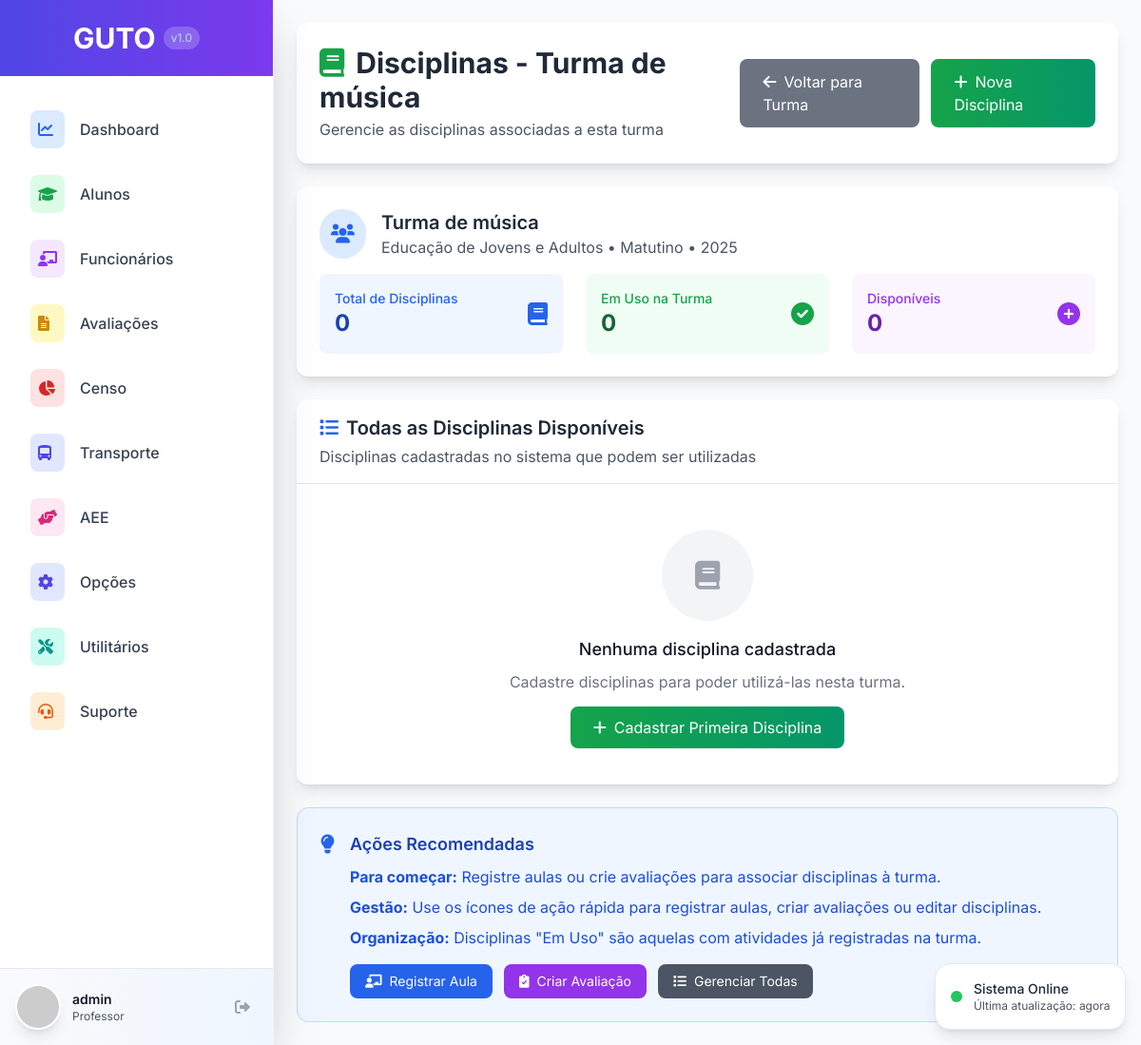
/avaliacao/turmas/5/disciplinas/ (signed in), run on an earlier commit of the app's database.
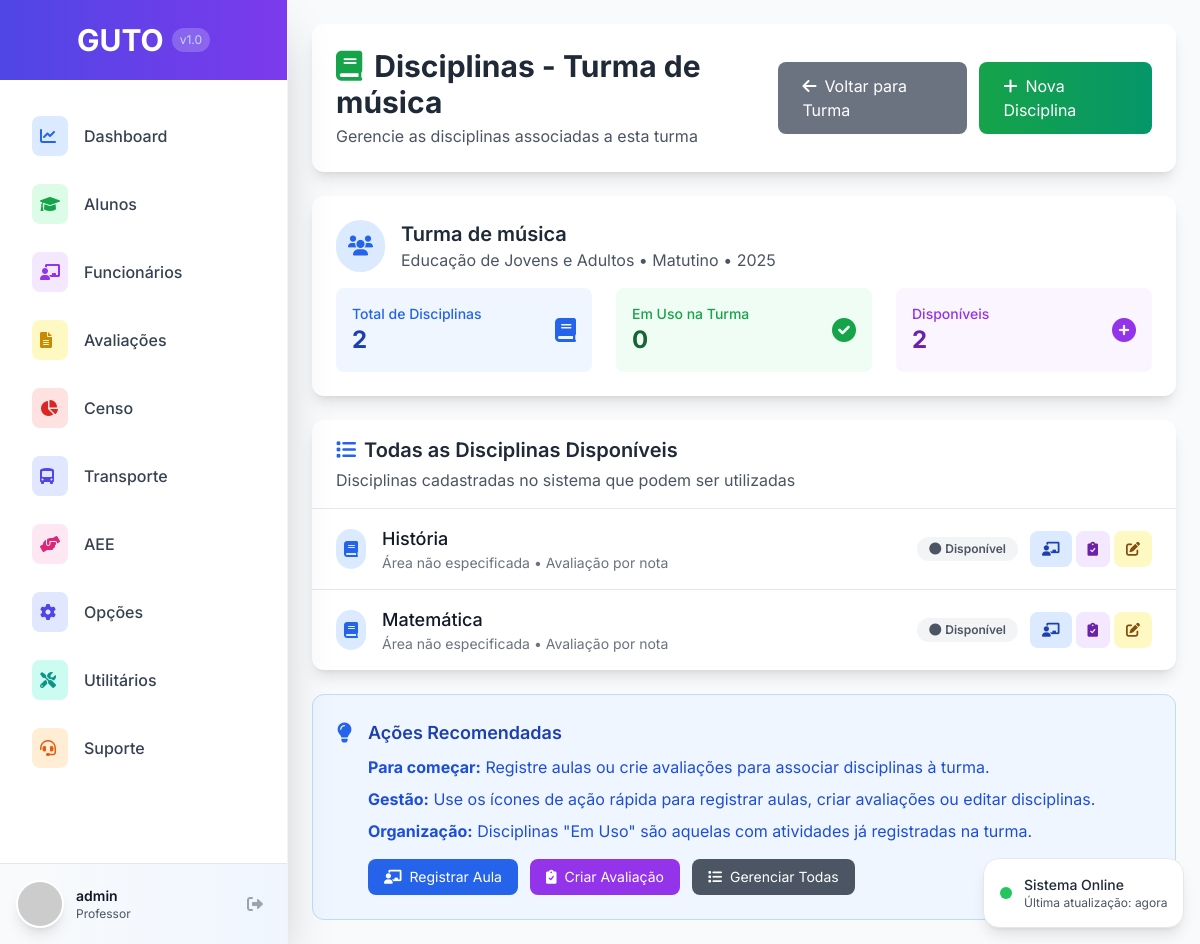
And on a later commit of the database.
### avaliacao/models.py (models this page shows, shortened)
class Disciplina(models.Model):
    nome = models.CharField(max_length=255, verbose_name="Nome da Disciplina")
    codigo = models.CharField(max_length=20, unique=True, verbose_name="Código da Disciplina")
    avalia_por_conceito = models.BooleanField(default=False, verbose_name="Avalia por Conceito")
    carga_horaria = models.IntegerField(default=40, verbose_name="Carga Horária")
    ativo = models.BooleanField(default=True, verbose_name="Disciplina Ativa")
    class Meta:
        verbose_name = "Disciplina"
        verbose_name_plural = "Disciplinas"
        ordering = ['nome']

### avaliacao/views.py (the view)
# urls.py: path('turmas/<int:turma_id>/disciplinas/', views.gerenciar_disciplinas_turma, name='gerenciar_disciplinas_turma'),
@login_required
def gerenciar_disciplinas_turma(request, turma_id):
    turma = get_object_or_404(Turma, pk=turma_id)
    disciplinas = Disciplina.objects.filter(ativo=True).order_by('nome')
    disciplinas_associadas = Disciplina.objects.filter(
        models.Q(aularegistrada__turma=turma) |
        models.Q(avaliacao__turma=turma)
    ).distinct().order_by('nome')
    total_disciplinas = disciplinas.count()
    disciplinas_em_uso = disciplinas_associadas.count()
    disciplinas_disponiveis = total_disciplinas - disciplinas_em_uso
    context = {
        'turma': turma,
        'disciplinas': disciplinas,
        'disciplinas_associadas': disciplinas_associadas,
        'total_disciplinas': total_disciplinas,
        'disciplinas_em_uso': disciplinas_em_uso,
        'disciplinas_disponiveis': disciplinas_disponiveis,
    }
    return render(request, 'avaliacao/gerenciar_disciplinas_turma.html', context)

### templates/avaliacao/gerenciar_disciplinas_turma.html (shortened to what the changed rows need)
{% extends 'base.html' %}
{% block content %}
<div class="space-y-6">
    <div class="bg-white rounded-xl shadow-lg p-6">
        <div class="flex items-center justify-between">
            <div>
                <h1 class="text-3xl font-bold text-gray-800">
                    <i class="fas fa-book text-green-600 mr-3"></i>Disciplinas - {{ turma.nome }}
                </h1>
            </div>
        </div>
    </div>
    <div class="bg-white rounded-xl shadow-lg p-6">
        <div class="flex items-center space-x-4 mb-4">
            <div>
                <h2 class="text-xl font-semibold text-gray-800">{{ turma.nome }}</h2>
            </div>
        </div>
        <div class="grid grid-cols-1 md:grid-cols-3 gap-6">
            <div class="bg-blue-50 rounded-lg p-4">
                <div class="flex items-center justify-between">
                    <div>
                        <p class="text-sm font-medium text-blue-600">Total de Disciplinas</p>
                        <p class="text-2xl font-bold text-blue-800">{{ total_disciplinas }}</p>
                    </div>
                </div>
            </div>
            <div class="bg-purple-50 rounded-lg p-4">
                <div class="flex items-center justify-between">
                    <div>
                        <p class="text-sm font-medium text-purple-600">Disponíveis</p>
                        <p class="text-2xl font-bold text-purple-800">{{ disciplinas_disponiveis }}</p>
                    </div>
                </div>
            </div>
        </div>
    </div>
    <div class="bg-white rounded-xl shadow-lg overflow-hidden">
        <div class="px-6 py-4 border-b border-gray-200">
            <h2 class="text-xl font-semibold text-gray-800">
                <i class="fas fa-list text-blue-600 mr-2"></i>Todas as Disciplinas Disponíveis
            </h2>
        </div>
        {% if disciplinas %}
        <div class="divide-y divide-gray-200">
            {% for disciplina in disciplinas %}
            <div class="px-6 py-4 hover:bg-gray-50">
                <div class="flex items-center justify-between">
                    <div class="flex items-center space-x-4">
                        <div class="bg-blue-100 rounded-full p-2">
                            <i class="fas fa-book text-blue-600"></i>
                        </div>
                        <div>
                            <h3 class="text-lg font-medium text-gray-900">{{ disciplina.nome }}</h3>
                            <p class="text-sm text-gray-500">
                                {{ disciplina.area_conhecimento|default:"Área não especificada" }}
                                {% if disciplina.avalia_por_conceito %}
                                    • Avaliação por conceito
                                {% else %}
                                    • Avaliação por nota
                                {% endif %}
                            </p>
                        </div>
                    </div>
                    <div class="flex items-center space-x-3">
                        {% if disciplina in disciplinas_associadas %}
                            <span class="bg-green-100 text-green-800 text-xs font-semibold px-3 py-1 rounded-full">
                                <i class="fas fa-check mr-1"></i>Em Uso
                            </span>
                        {% else %}
                            <span class="bg-gray-100 text-gray-600 text-xs font-semibold px-3 py-1 rounded-full">
                                <i class="fas fa-circle mr-1"></i>Disponível
                            </span>
                        {% endif %}
                        <div class="flex space-x-1">
                            {% if disciplina.ativo %}
                                <a href="{% url 'avaliacao:registrar_aula_turma' turma_id=turma.id %}?disciplina={{ disciplina.id }}"
                                   class="bg-blue-100 text-blue-800 px-3 py-2 rounded-lg text-sm hover:bg-blue-200 transition-colors"
                                   title="Registrar Aula">
                                    <i class="fas fa-chalkboard-teacher"></i>
                                </a>
                                <a href="{% url 'avaliacao:criar_avaliacao' turma.id %}?disciplina={{ disciplina.id }}"
                                   class="bg-purple-100 text-purple-800 px-3 py-2 rounded-lg text-sm hover:bg-purple-200 transition-colors"
                                   title="Criar Avaliação">
                                    <i class="fas fa-clipboard-check"></i>
                                </a>
                            {% endif %}
                            <a href="{% url 'avaliacao:disciplina_edit' disciplina.id %}"
                               class="bg-yellow-100 text-yellow-800 px-3 py-2 rounded-lg text-sm hover:bg-yellow-200 transition-colors"
                               title="Editar Disciplina">
                                <i class="fas fa-edit"></i>
                            </a>
                        </div>
                    </div>
                </div>
            </div>
            {% endfor %}
        </div>
        {% else %}
        <div class="px-6 py-12 text-center">
            <div class="mx-auto w-24 h-24 bg-gray-100 rounded-full flex items-center justify-center mb-4">
                <i class="fas fa-book text-gray-400 text-3xl"></i>
            </div>
            <h3 class="text-lg font-medium text-gray-900 mb-2">Nenhuma disciplina cadastrada</h3>
            <p class="text-gray-500 mb-6">Cadastre disciplinas para poder utilizá-las nesta turma.</p>
            <a href="{% url 'avaliacao:disciplina_create' %}" class="bg-gradient-to-r from-green-600 to-emerald-600 text-white px-6 py-3 rounded-lg hover:from-green-700 hover:to-emerald-700 transition-all duration-200">
                <i class="fas fa-plus mr-2"></i>Cadastrar Primeira Disciplina
            </a>
        </div>
        {% endif %}
    </div>
</div>
{% endblock %}

What changed in the data, as far as the page shows it:
added Disciplina: nome "História", area_conhecimento "Área não especificada", avalia_por_conceito "• Avaliação por nota"
added Disciplina: nome "Matemática", area_conhecimento "Área não especificada", avalia_por_conceito "• Avaliação por nota"
Also different on the page:
{{ total_disciplinas }}: "0" → "2"
{{ disciplinas_disponiveis }}: "0" → "2"
text no longer shown: "Nenhuma disciplina cadastrada Cadastre disciplinas para poder utilizá-las nesta turma. Cadastrar Primeira Disciplina"
